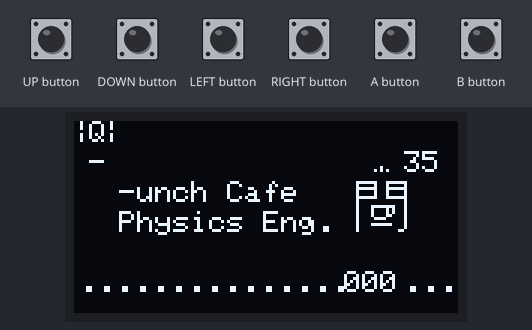
Bench run of a sketch on a simulated Arduboy, built with avr-gcc and run on an emulated ATmega32U4. Parts: 128×64 one-colour display. Inputs (shaded band) come from the test bench.

Above: at 1.2 s.
1.3 s: LEFT button pressed for 0.15 s
At 1.71 s:
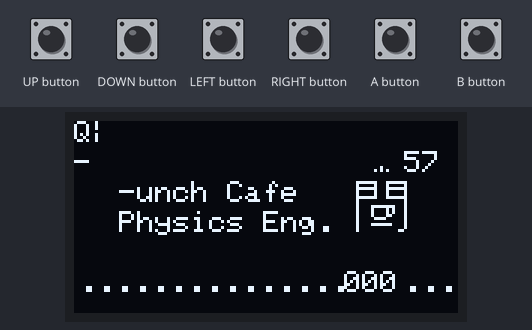
2.0 s: B button pressed for 0.15 s
At 2.32 s:
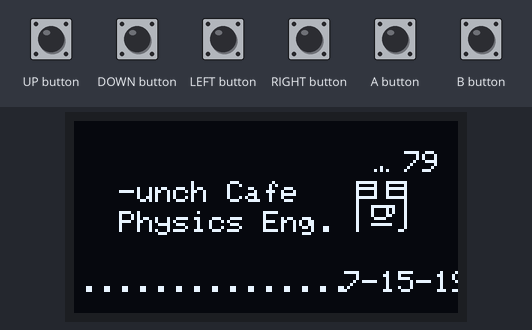
2.7 s: RIGHT button pressed for 0.15 s
At 2.94 s:
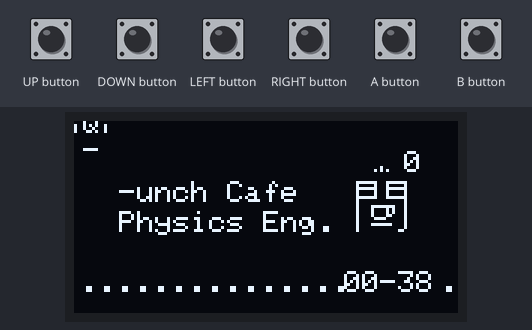
3.4 s: RIGHT button pressed for 1 s
At 3.86 s:
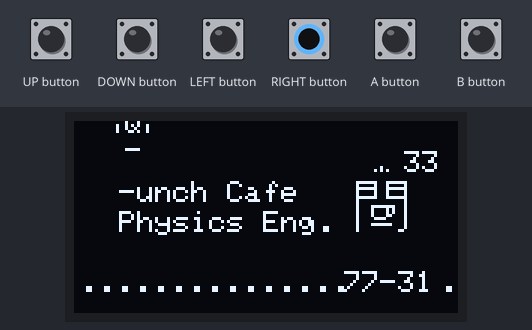
5.0 s: B button pressed for 1 s
At 5.73 s:
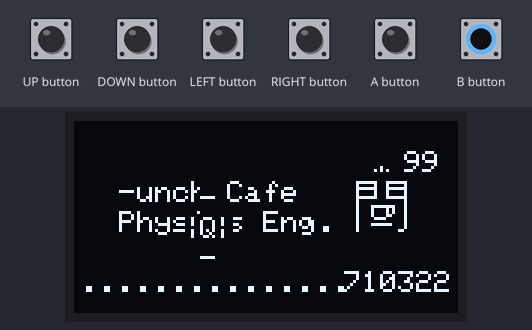
6.6 s: LEFT button pressed for 1 s
At 6.98 s:
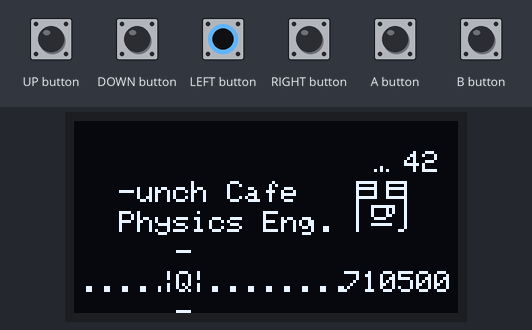
Timing chart, 0 to 9.2 s (numbered marks = the images above; inputs shaded):
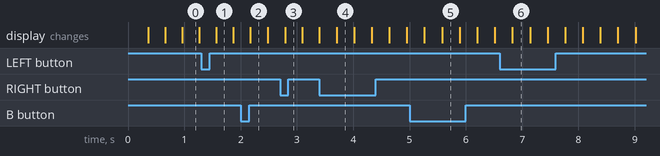

The sketch:

PunchEngine.ino
```cpp
#include <Arduboy2.h>

#include "src/forceBody.h"
#include "src/physicsResolver.h"
#include "src/forceField.h"

const unsigned char PROGMEM punchLogo[] =
{
// width, height,
25, 23,
0x00, 0x00, 0x00, 0x00, 0xf8, 0x28, 0x28, 0x28, 0x28, 0x28, 0xf8, 0x00, 0x00, 0x00, 0xf8, 0x28, 0x28, 0x28, 0x28, 0x28, 0xf8, 0x00, 0x00, 0x00, 0x00,
0x00, 0x00, 0x00, 0x00, 0xff, 0x01, 0x01, 0x01, 0x01, 0x79, 0x89, 0x88, 0x88, 0x88, 0x79, 0x49, 0x39, 0x01, 0x01, 0x01, 0xff, 0x00, 0x00, 0x00, 0x00,
0x00, 0x00, 0x00, 0x00, 0x0f, 0x00, 0x00, 0x00, 0x00, 0x02, 0x02, 0x02, 0x02, 0x02, 0x02, 0x02, 0x00, 0x00, 0x08, 0x08, 0x07, 0x00, 0x00, 0x00, 0x00,
};


// make an instance of arduboy used for many functions
Arduboy2 arduboy;

int s_x;
int s_y;
int v_x;
int v_y;
int t;
int floor_y;


ForceField thing;
ForceBody wrappedDude;
ForceBody wrappedRock;
ForceBody wrappedThird;
ForceBody floorBlock;
PhysicsResolver resolver;
ForceBody* reflectDude = &wrappedDude;
  ForceBody* reflectRock = &wrappedRock;
  ForceBody* reflectThird = &wrappedThird;
  ForceBody* reflectFloor = &floorBlock;
  ForceField loadMe;

int breakChecker;

// This function runs once in your game.
// use it for anything that needs to be set only once in your game.
void setup() {
  breakChecker = 0;
  loadMe.setForceBody(0, reflectDude);
  loadMe.setForceBody(1, reflectThird);
  loadMe.setForceBody(2, reflectFloor);
  // initiate arduboy instance
  arduboy.begin();

  // here we set the framerate to 15, we do not need to run at
  // default 60 and it saves us battery life
  arduboy.setFrameRate(120);
  floorBlock.set_sx(50);
  //floorBlock.setHalfWidth(600);
  //floorBlock.setHalfHeight(10);
  floorBlock.set_sy(110);
  wrappedDude.set_sx(50);
  wrappedDude.setHalfHeight(100);
  wrappedDude.set_sy(floor_y*1);
  wrappedRock.set_sx(1000);
  wrappedRock.set_sy(150);
  wrappedThird.set_sx(150);
  wrappedThird.set_sy(200);
  floor_y = 500;
  s_x = 500;
  s_y = floor_y*1;
  t=1;
}


// our main game loop, this runs once every cycle/frame.
// this is where our game logic goes.
void loop() {
  // pause render until it's time for the next frame
breakChecker = breakChecker == 100 ? 0 : breakChecker+1;
  //if (!(arduboy.nextFrame()))
  //  return;


  loadMe.addGravity();
  loadMe.resolveColissions();
  loadMe.resolveVelocities();
  //make a interface to hand to this during building. resolveUser calls a method on that
  //define user 0
  loadMe.resolveUserInput(arduboy);
  loadMe.resolveDisplacements();


  //resolving vel


  // first we clear our screen to black
  arduboy.clear();
    arduboy.setCursor(15, 20);
  arduboy.print(F("Punch Cafe"));
    arduboy.setCursor(15, 30);
  arduboy.print(F("Physics Eng."));
    arduboy.setCursor(2, 50);
  arduboy.print(F("......................."));

  arduboy.setCursor(wrappedRock.get_sx()/10,wrappedRock.get_sy()/10);
  arduboy.print("*");
  arduboy.setCursor(wrappedThird.get_sx()/10,wrappedThird.get_sy()/10);
  arduboy.print("-");
//work out something to make this work


int collisionZone [2][2];
  collisionZone[0][0] = wrappedDude.getCollisionZone_x1();
  collisionZone[0][1] = wrappedDude.getCollisionZone_x2();
  collisionZone[1][0] = wrappedDude.getCollisionZone_y1();
  collisionZone[1][1] = wrappedDude.getCollisionZone_y2();

    for(int i = 0; i < 2; i++){
      arduboy.setCursor(collisionZone[0][i]/10, wrappedDude.get_sy()/10);
      arduboy.print(F("|"));
    };

        for(int j = 0; j < 2; j++){
      arduboy.setCursor(wrappedDude.get_sx()/10, collisionZone[1][j]/10);
      arduboy.print(F("-"));
      };


arduboy.setCursor(110, 10);
arduboy.print(breakChecker);
  arduboy.setCursor(loadMe.getForceBody(0)->get_sx()/10, loadMe.getForceBody(0)->get_sy()/10);
  arduboy.print(F("Q"));
  arduboy.setCursor(90,50);
  arduboy.print(loadMe.getForceBody(0)->getYForceVector());
  arduboy.print(loadMe.getForceBody(0)->get_vy());
  arduboy.print(loadMe.getForceBody(0)->get_sy());

  Sprites::drawOverwrite(90, 17, punchLogo, 0);

  arduboy.display();
}
```

forceBody.cpp
```cpp
#include "forceBody.h"

ForceBody::ForceBody(){
  mass = 1;
  halfWidth = 50;
  halfHeight = 50;
}

int ForceBody::getXForceVector () {
  return forceVector[0];
}
int ForceBody::getYForceVector () {
  return forceVector [1];
}

void ForceBody::setForceVector (int newForceVector [2]) {
  forceVector[0] = newForceVector[0];
  forceVector[1] = newForceVector[1];
}

int ForceBody::getCollisionZone_x1 () {
  return get_sx()-getHalfWidth();
}
int ForceBody::getCollisionZone_x2 () {
  return get_sx()+getHalfWidth();
}

int ForceBody::getCollisionZone_y1 () {
  return get_sy()-getHalfHeight();
}

int ForceBody::getCollisionZone_y2 () {
  return get_sy()+getHalfHeight();
}

void ForceBody::setHalfWidth(int halfWidth){
  this->halfWidth = halfWidth;
}

int ForceBody::getHalfWidth(){
  return halfWidth;
}
void ForceBody::setHalfHeight(int halfHeight){
  this->halfHeight = halfHeight;
}
int ForceBody::getHalfHeight(){
  return halfHeight;
}
void ForceBody::set_sx(int x) {
  displacement[0] = x;
}
void ForceBody::set_sy(int y) {
  displacement[1] = y;
}
void ForceBody::set_vx(int x) {
  velocity[0] = x;
}
void ForceBody::set_vy(int y) {
  velocity[1] = y;
}
int ForceBody::get_sx() {
  return displacement[0];
}
int ForceBody::get_sy() {
  return displacement[1];
}
int ForceBody::get_vx() {
  return velocity[0];
}
int ForceBody::get_vy() {
  return velocity[1];
}
int ForceBody::getMass() {
  return mass;
}
```

forceBody.h
```cpp
#ifndef forceBody_h
#define forceBody_h

class ForceBody {
  long int forceVector [2];
  int halfWidth;
  int halfHeight;
  long int displacement [2];
  int velocity [2] = {0,0};
  int mass;
  public:
    ForceBody();
    void setHalfWidth(int halfWidth);
    int getHalfWidth();
    void setHalfHeight(int halfHeight);
    int getHalfHeight();
    void set_sx(int x);
    void set_sy(int y);
    void set_vx(int x);
    void set_vy(int y);
    int get_sx();
    int get_sy();
    int get_vx();
    int get_vy();
    int getMass();
    int getXForceVector ();
    int getYForceVector ();
    void setForceVector (int newForceVector [2]);
    int getCollisionZone_x1 ();
    int getCollisionZone_x2 ();
    int getCollisionZone_y1 ();
    int getCollisionZone_y2 ();
};
#endif
```

forceField.cpp
```cpp
#include "forceField.h"
#include <Arduboy2.h>

ForceField::ForceField() {};
  //MAKE SPECIAL FORCEBODY, 0th index?
ForceBody* ForceField::getForceBody(int index) {
  return bodies[index];
}

ForceBody* ForceField::getHero() {
  return bodies[heroIndex];
}

void ForceField::setForceBody(int index, ForceBody* forceBody) {
  bodies[index] = forceBody;
}

//parent in resolveForces

void ForceField::addGravity(){
  for(int i = 0; i < sizeof(bodies); i++){
    if(bodies[i] != 0){
      int forceVector [2] = {bodies[i]->getXForceVector(), bodies[i]->getMass()*gConstant};
      bodies[i]->setForceVector(forceVector);
    }
  }
}

void ForceField::resolveColissions(){
  for(int i = 0; i < sizeof(bodies); i++){
    if(bodies[i] != 0){
      for(int j = 0; j < sizeof(bodies); j++){
        if(j != i && bodies[j] != 0){
          if(isColliding(bodies[i],bodies[j])){
            int forceVector [2] = {bodies[i]->getXForceVector(), 0};
            if(bodies[i]->getYForceVector() > 0) bodies[i]->set_vy(0);
            bodies[i]->setForceVector(forceVector);
          }
        }
      }
    }
  }
}

void ForceField::resolveVelocities(){
  for(int i = 0; i < sizeof(bodies); i++){
    if(bodies[i] != 0){
      int xVel = bodies[i]->get_vx() + ((bodies[i]->getXForceVector())/(bodies[i]->getMass()))*1;
      int yVel = bodies[i]->get_vy() + bodies[i]->getYForceVector();
      bodies[i]->set_vx(xVel <= 10 ? xVel : 10);//TIME
      bodies[i]->set_vy(yVel <= 10 ? yVel : 10);//NEEDS MASS
    }
  }
}

void ForceField::resolveDisplacements(){
  for(int i = 0; i < sizeof(bodies); i++){
    if(bodies[i] != 0){
      int yDisplace = bodies[i]->get_sy()+bodies[i]->get_vy();
      bodies[i]->set_sx(bodies[i]->get_sx()+bodies[i]->get_vx());
      bodies[i]->set_sy(yDisplace < 500 ? yDisplace : 500);//time unit, pass through constructor.
    }
  }
}

void ForceField::resolveUserInput(Arduboy2 arduboy){
  getHero()->set_vx(0);
  if(arduboy.pressed(RIGHT_BUTTON)){
    getHero()->set_vx(10);
  } else if (arduboy.pressed(LEFT_BUTTON)){
    getHero()->set_vx(-10);
  }
  if(arduboy.pressed(B_BUTTON)){
     if(getHero()->get_vy() == 0 || getHero()->get_sy() ==500){
      getHero()->set_vy(-50);
     }
  }
}


bool ForceField::isColliding(ForceBody* body, ForceBody* otherBody){
  //only works for squares
  bool result = false;
  ForceBody* smallerBody = body->getHalfWidth() > otherBody->getHalfWidth() ?
                            body : otherBody;
  ForceBody* biggerBody = body->getHalfWidth() > otherBody->getHalfWidth() ?
                            otherBody : body;
  int smallerBodyCorners[4][2] = {
    {
      smallerBody->getCollisionZone_x2(),
      smallerBody->getCollisionZone_y1()
    },
    {
      smallerBody->getCollisionZone_x2(),
      smallerBody->getCollisionZone_y2()
    },
    {
      smallerBody->getCollisionZone_x1(),
      smallerBody->getCollisionZone_y2()
      },
    {
      smallerBody->getCollisionZone_x1(),
      smallerBody->getCollisionZone_y1()
    }
  };
//change it to halflength half height
  for(int i = 0; i<4; i++){
    result = result || physicsResolver.isContact(
      smallerBodyCorners[i],
      biggerBody->getCollisionZone_x1(),
      biggerBody->getCollisionZone_x2(),
      biggerBody->getCollisionZone_y1(),
      biggerBody->getCollisionZone_y2()
      );
  }

  return result;
}
```

forceField.h
```cpp
#ifndef forceField_h
#define forceField_h

#include "forceBody.h"
#include "physicsResolver.h"
#include <Arduboy2.h>

class ForceField {
 int heroIndex;
 int gConstant = 7;
 ForceBody* bodies [10]{0};
 PhysicsResolver physicsResolver;
 //ForceResolver->
 //AccelerationResolver->based on force bodies
 //VelocityAppender

 //max number of bodies in a frame
 //temporary fieldMapSoln, checks for 2
 //initially until i work out how to get fuckin vectors
 public:
   ForceField();
   ForceBody* getForceBody(int index);
   ForceBody* getHero();
   void setForceBody(int index, ForceBody* forceBody);
   void addGravity();
   void resolveColissions();
   void resolveVelocities();
   void resolveDisplacements();
   void resolveUserInput(Arduboy2 arduboy);
   bool isColliding(ForceBody* body, ForceBody* otherBody);
   //int forceVector resolveCollision(ForceBody body){return 0;};
};
#endif
```

physicsResolver.cpp
```cpp
#include "physicsResolver.h"

bool PhysicsResolver::isContact(int p [2] , int x_1, int x_2, int y_1, int y_2){
  //seperate
  //make this body.isContact(refferenceBody)? or keep static for memory
 bool result = (((x_1-1 <= p[0]) && (p[0] <= (x_2 +1)))&&(((y_1 - 1) <= p[1]) && (p[1] <= (y_2 + 1))));
 return result;
}
```

physicsResolver.h
```cpp
#ifndef physicsResolver_h
#define physicsResolver_h

class PhysicsResolver {
  public:
  bool isContact(int p [2] , int x_1, int x_2, int y_1, int y_2);
};
#endif
```
